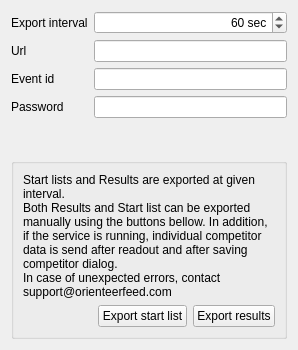
<?xml version="1.0" encoding="UTF-8"?>
<ui version="4.0">
 <class>Event::services::OFeedClientWidget</class>
 <widget class="QWidget" name="Event::services::OFeedClientWidget">
  <property name="geometry">
   <rect>
    <x>0</x>
    <y>0</y>
    <width>298</width>
    <height>350</height>
   </rect>
  </property>
  <property name="windowTitle">
   <string>Real-Time Orienteering Data with OFeed platform</string>
  </property>
  <layout class="QVBoxLayout" name="verticalLayout">
   <item>
    <layout class="QFormLayout" name="formLayout">
     <item row="0" column="0">
      <widget class="QLabel" name="export_interval_label">
       <property name="text">
        <string>Export interval</string>
       </property>
      </widget>
     </item>
     <item row="0" column="1">
      <widget class="QSpinBox" name="edExportInterval">
       <property name="alignment">
        <set>Qt::AlignmentFlag::AlignRight|Qt::AlignmentFlag::AlignTrailing|Qt::AlignmentFlag::AlignVCenter</set>
       </property>
       <property name="suffix">
        <string> sec</string>
       </property>
       <property name="minimum">
        <number>10</number>
       </property>
       <property name="maximum">
        <number>600</number>
       </property>
       <property name="singleStep">
        <number>10</number>
       </property>
       <property name="value">
        <number>60</number>
       </property>
      </widget>
     </item>
     <item row="1" column="0">
      <widget class="QLabel" name="url_label">
       <property name="text">
        <string>Url</string>
       </property>
      </widget>
     </item>
     <item row="1" column="1">
      <widget class="QLineEdit" name="edHostUrl">
       <property name="toolTip">
        <string>&lt;html&gt;&lt;head/&gt;&lt;body&gt;&lt;p&gt;https://api.orienteeringfeed.com&lt;/p&gt;&lt;/body&gt;&lt;/html&gt;</string>
       </property>
      </widget>
     </item>
     <item row="2" column="0">
      <widget class="QLabel" name="event_id_label">
       <property name="text">
        <string>Event id</string>
       </property>
      </widget>
     </item>
     <item row="2" column="1">
      <widget class="QLineEdit" name="edEventId">
       <property name="toolTip">
        <string>&lt;html&gt;&lt;head/&gt;&lt;body&gt;&lt;p&gt;cm2kwm3dz0008s43pa1i7rngb&lt;/p&gt;&lt;/body&gt;&lt;/html&gt;</string>
       </property>
      </widget>
     </item>
     <item row="3" column="0">
      <widget class="QLabel" name="password_label">
       <property name="text">
        <string>Password</string>
       </property>
      </widget>
     </item>
     <item row="3" column="1">
      <widget class="QLineEdit" name="edEventPassword">
       <property name="toolTip">
        <string>&lt;html&gt;&lt;head/&gt;&lt;body&gt;&lt;p&gt;gps-stone-map99%&lt;/p&gt;&lt;/body&gt;&lt;/html&gt;</string>
       </property>
      </widget>
     </item>
    </layout>
   </item>
   <item>
    <widget class="QGroupBox" name="groupBox">
     <property name="title">
      <string/>
     </property>
     <layout class="QVBoxLayout" name="verticalLayout_2">
      <item>
       <widget class="QLabel" name="label">
        <property name="text">
         <string>Start lists and Results are exported at given interval.
Both Results and Start list can be exported manually using the buttons bellow. In addition, if the service is running, individual competitor data is send after readout and after saving competitor dialog.
In case of unexpected errors, contact support@orienteerfeed.com</string>
        </property>
        <property name="wordWrap">
         <bool>true</bool>
        </property>
       </widget>
      </item>
      <item>
       <layout class="QHBoxLayout" name="horizontalLayout_2">
        <item>
         <spacer name="horizontalSpacer_2">
          <property name="orientation">
           <enum>Qt::Orientation::Horizontal</enum>
          </property>
          <property name="sizeHint" stdset="0">
           <size>
            <width>40</width>
            <height>20</height>
           </size>
          </property>
         </spacer>
        </item>
        <item>
         <widget class="QPushButton" name="btExportStartListXml30">
          <property name="text">
           <string>Export start list</string>
          </property>
         </widget>
        </item>
        <item>
         <widget class="QPushButton" name="btExportResultsXml30">
          <property name="text">
           <string>Export results</string>
          </property>
         </widget>
        </item>
       </layout>
      </item>
     </layout>
    </widget>
   </item>
  </layout>
 </widget>
 <tabstops>
  <tabstop>edExportInterval</tabstop>
  <tabstop>edHostUrl</tabstop>
  <tabstop>btExportStartListXml30</tabstop>
  <tabstop>btExportResultsXml30</tabstop>
 </tabstops>
 <resources/>
 <connections/>
</ui>
